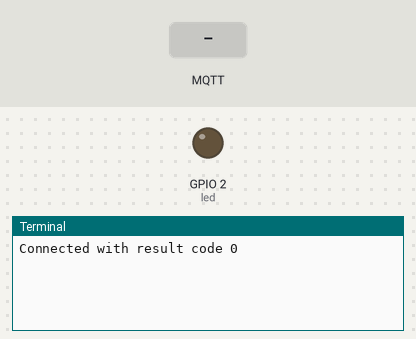
A program run on a simulated Raspberry Pi (BCM pin numbers). Shown: output pins drawn as LEDs (lit = HIGH), the last lines printed to the terminal. The test bench sets the inputs (shaded band). No MQTT or app messages arrive unless stated.

Above: at 1.3 s.
1.4 s: MQTT message "0" arrives on the first subscribed topic
At 1.8 s:
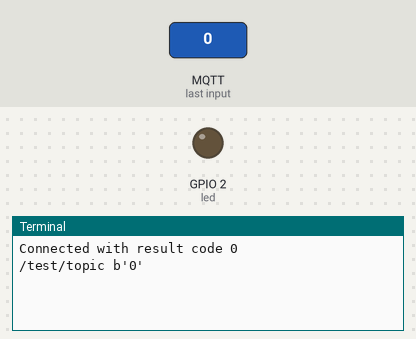
2.9 s: MQTT message "on" arrives on the first subscribed topic
At 4.1 s:
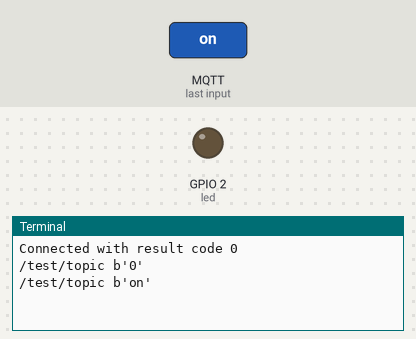
4.4 s: MQTT message "off" arrives on the first subscribed topic
At 5.3 s:
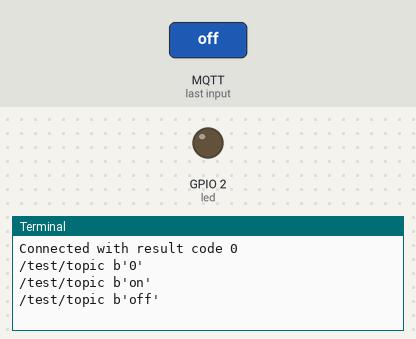

Measured:
- after the input at 1.4 s, the terminal: prints a new line at once (image 1)
- after the input at 2.9 s, the terminal: prints a new line at once (image 2)
- after the input at 4.4 s, the terminal: prints a new line at once (image 3)

The program:

RecieveAsSub.py
```python
#Source https://www.youtube.com/watch?v=OHEsy9oJEi0

from gpiozero import LED
import paho.mqtt.client as mqtt

led = LED(2)

def on_connect(client, userdata, flags, rc):
        print("Connected with result code "+str(rc))
        client.subscribe("/test/topic")

def on_message(client, userdata, msg):
        print(msg.topic+" "+str(msg.payload))
        message = str(msg.payload)
        if(message=="0" or message == "255"):
            print("Max or Min")
            led.on()
        else:
            led.off()
client = mqtt.Client()
client.on_connect = on_connect
client.on_message = on_message
client.connect("localhost", 1883, 60)

client.publish("/test/topic","Online")

client.loop_forever()
```
